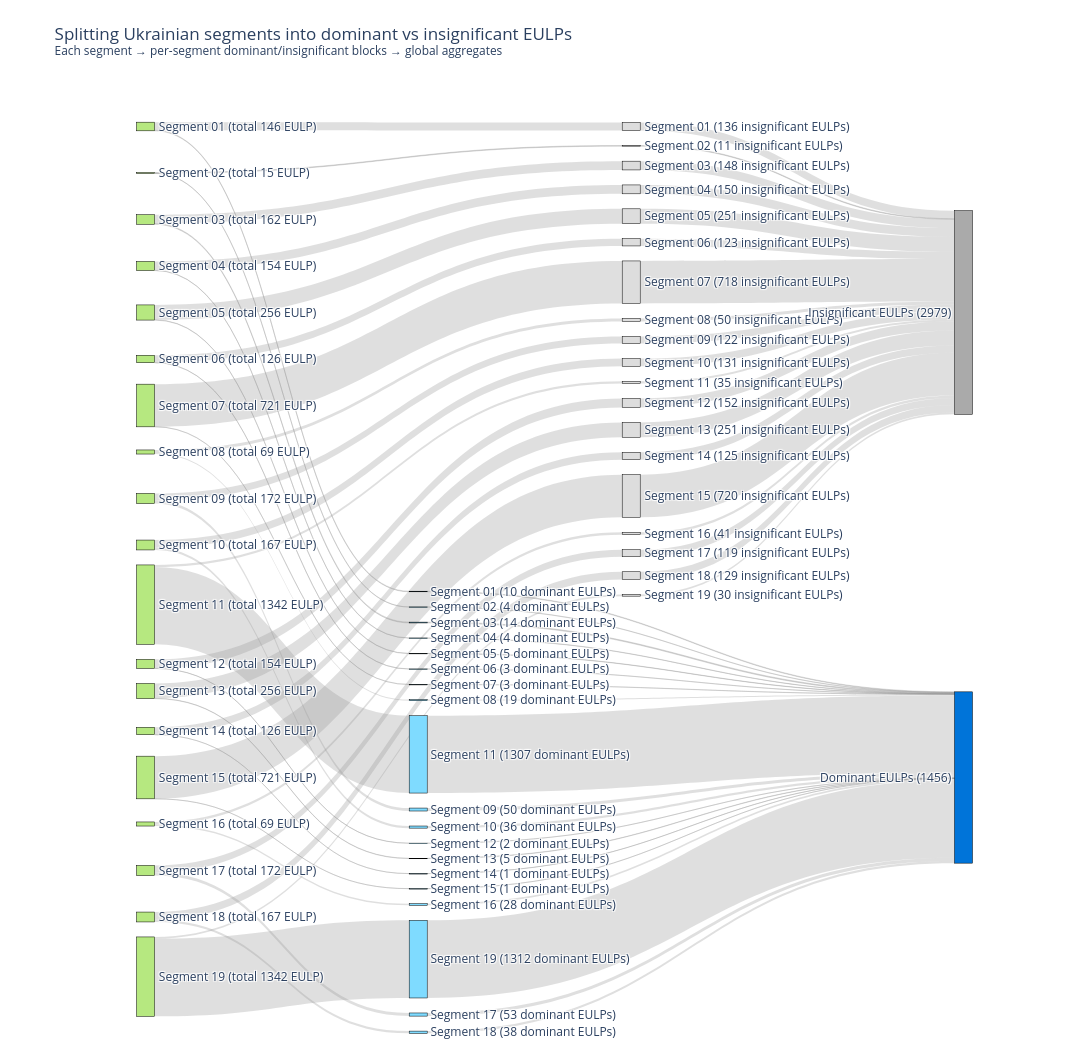

Notebook code cell kept with this figure:
### Code cell
import plotly.graph_objects as go

# -------------------------------------------
# 1. Ukrainian segments and EULP statistics
# -------------------------------------------

ua_segment_labels = [
    "Segment 01",
    "Segment 02",
    "Segment 03",
    "Segment 04",
    "Segment 05",
    "Segment 06",
    "Segment 07",
    "Segment 08",
    "Segment 09",
    "Segment 10",
    "Segment 11",
    "Segment 12",
    "Segment 13",
    "Segment 14",
    "Segment 15",
    "Segment 16",
    "Segment 17",
    "Segment 18",
    "Segment 19",
]

# Left column: total EULP per segment
total_eulp_counts = [
    146, 15, 162, 154, 256,
    126, 721, 69, 172, 167,
    1342, 154, 256, 126, 721,
    69, 172, 167, 1342
]

# Middle top column: insignificant EULPs
zero_eulp_counts = [
    136, 11, 148, 150, 251,
    123, 718, 50, 122, 131,
    35, 152, 251, 125, 720,
    41, 119, 129, 30
]

# Middle bottom column: dominant EULPs
nonzero_eulp_counts = [
    10, 4, 14, 4, 5,
    3, 3, 19, 50, 36,
    1307, 2, 5, 1, 1,
    28, 53, 38, 1312
]

assert len(ua_segment_labels) == 19
assert len(total_eulp_counts) == 19
assert len(zero_eulp_counts) == 19
assert len(nonzero_eulp_counts) == 19

# Optional consistency check
for seg, total, z, nz in zip(ua_segment_labels, total_eulp_counts, zero_eulp_counts, nonzero_eulp_counts):
    assert total == z + nz, f"{seg}: total != insignificant + dominant"

# Real sums used by Sankey flow thickness
real_total_zero = sum(zero_eulp_counts)        # 3442
real_total_nonzero = sum(nonzero_eulp_counts)  # 2895
real_total_all = sum(total_eulp_counts)        # 6337

# Displayed totals on the right (hardcoded text only)
display_total_zero = 2979
display_total_nonzero = 1456

# ---------------------------
# 2. Nodes
# ---------------------------

n_segments = len(ua_segment_labels)

# 0..18 – left segment nodes
segment_node_labels = [
    f"{lbl}\n(total {cnt} EULP)"
    for lbl, cnt in zip(ua_segment_labels, total_eulp_counts)
]

# 19..37 – middle bottom dominant nodes
segment_nonzero_labels = [
    f"{lbl}\n({cnt} dominant EULPs)"
    for lbl, cnt in zip(ua_segment_labels, nonzero_eulp_counts)
]

# 38..56 – middle top insignificant nodes
segment_zero_labels = [
    f"{lbl}\n({cnt} insignificant EULPs)"
    for lbl, cnt in zip(ua_segment_labels, zero_eulp_counts)
]

# 57..58 – right aggregate nodes
# Labels are hardcoded as requested
aggregate_labels = [
    f"Dominant EULPs\n({display_total_nonzero})",      # 57 – bottom
    f"Insignificant EULPs\n({display_total_zero})",    # 58 – top
]

node_labels = (
    segment_node_labels +
    segment_nonzero_labels +
    segment_zero_labels +
    aggregate_labels
)

node_customdata = []

# Left nodes
for lbl, total, nz, z in zip(
    ua_segment_labels, total_eulp_counts,
    nonzero_eulp_counts, zero_eulp_counts
):
    node_customdata.append(
        f"{lbl}\n"
        f"Total EULP: {total:,d}\n"
        f"Dominant EULPs: {nz:,d}\n"
        f"Insignificant EULPs: {z:,d}"
    )

# Middle dominant nodes
for lbl, nz in zip(ua_segment_labels, nonzero_eulp_counts):
    node_customdata.append(
        f"{lbl} – dominant EULPs\n"
        f"Count: {nz:,d}"
    )

# Middle insignificant nodes
for lbl, z in zip(ua_segment_labels, zero_eulp_counts):
    node_customdata.append(
        f"{lbl} – insignificant EULPs\n"
        f"Count: {z:,d}"
    )

# Right aggregate nodes
# Hover text also hardcoded as requested
node_customdata.append(
    "Dominant EULPs across all segments\n"
    f"Reported total: {display_total_nonzero}"
)
node_customdata.append(
    "Insignificant EULPs across all segments\n"
    f"Reported total: {display_total_zero}"
)

# Colors
node_colors = (
    ["#B6E880"] * n_segments +   # left segments
    ["#7FDBFF"] * n_segments +   # middle dominant
    ["#DDDDDD"] * n_segments +   # middle insignificant
    ["#0074D9", "#AAAAAA"]       # right aggregates
)

# ---------------------------
# 3. Node positions (x, y)
# ---------------------------

segment_x = 0.03
nonzero_x = 0.35   # dominant bottom
zero_x    = 0.60   # insignificant top
agg_x     = 0.99

# Left column
step_left = 1.0 / (n_segments + 1)
segment_y_left = [(i + 1) * step_left for i in range(n_segments)]

# Top middle group: insignificant
zero_start, zero_end = 0.05, 0.40
zero_step = (zero_end - zero_start) / (n_segments - 1)
zero_y_mid = [zero_start + i * zero_step for i in range(n_segments)]

# Bottom middle group: dominant
nz_start, nz_end = 0.55, 0.85
nz_step = (nz_end - nz_start) / (n_segments - 1)
nonzero_y_mid = [nz_start + i * nz_step for i in range(n_segments)]

node_x = []
node_y = []

# Left nodes
for y in segment_y_left:
    node_x.append(segment_x)
    node_y.append(y)

# Middle dominant nodes
for y in nonzero_y_mid:
    node_x.append(nonzero_x)
    node_y.append(y)

# Middle insignificant nodes
for y in zero_y_mid:
    node_x.append(zero_x)
    node_y.append(y)

# Right aggregate nodes
node_x += [agg_x, agg_x]
node_y += [0.75, 0.25]  # dominant bottom, insignificant top

# ---------------------------
# 4. Links
# ---------------------------

link_sources = []
link_targets = []
link_values  = []
link_custom  = []

nonzero_agg_idx = 3 * n_segments      # 57
zero_agg_idx    = 3 * n_segments + 1  # 58

for i, (lbl, nz, z) in enumerate(
    zip(ua_segment_labels, nonzero_eulp_counts, zero_eulp_counts)
):
    seg_idx = i
    nz_idx  = n_segments + i          # 19..37
    z_idx   = 2 * n_segments + i      # 38..56

    # Segment -> dominant
    link_sources.append(seg_idx)
    link_targets.append(nz_idx)
    link_values.append(nz)
    link_custom.append(f"{lbl}: {nz:,d} dominant EULPs")

    # Segment -> insignificant
    link_sources.append(seg_idx)
    link_targets.append(z_idx)
    link_values.append(z)
    link_custom.append(f"{lbl}: {z:,d} insignificant EULPs")

    # Dominant -> aggregate dominant
    link_sources.append(nz_idx)
    link_targets.append(nonzero_agg_idx)
    link_values.append(nz)
    link_custom.append(f"{lbl} dominant EULPs flowing to aggregate node")

    # Insignificant -> aggregate insignificant
    link_sources.append(z_idx)
    link_targets.append(zero_agg_idx)
    link_values.append(z)
    link_custom.append(f"{lbl} insignificant EULPs flowing to aggregate node")

link_colors = ["rgba(150,150,150,0.30)"] * len(link_values)

# ---------------------------
# 5. Build Sankey
# ---------------------------

fig = go.Figure(
    data=[
        go.Sankey(
            arrangement="snap",
            node=dict(
                pad=15,
                thickness=18,
                line=dict(color="black", width=0.5),
                label=node_labels,
                color=node_colors,
                customdata=node_customdata,
                hovertemplate="%{customdata}<extra></extra>",
                x=node_x,
                y=node_y,
            ),
            link=dict(
                source=link_sources,
                target=link_targets,
                value=link_values,
                color=link_colors,
                customdata=link_custom,
                hovertemplate="%{customdata}<br>EULP count: %{value:,.0f}<extra></extra>",
            ),
        )
    ]
)

fig.update_layout(
    title_text=(
        "Splitting Ukrainian segments into dominant vs insignificant EULPs<br>"
        "<sup>Each segment → per-segment dominant/insignificant blocks → global aggregates</sup>"
    ),
    font=dict(size=12),
    width=1150,
    height=1050,
    margin=dict(l=120, r=120, t=80, b=40),
)

fig.show()

### Figure 1 — Plotly figure (JSON) as saved in the notebook; plotly's stock layout.template omitted (floating-point values rounded to 4 significant figures)
{"data": [{"arrangement": "snap", "link": {"color": ["rgba(150,150,150,0.30)", "rgba(150,150,150,0.30)", "rgba(150,150,150,0.30)", "rgba(150,150,150,0.30)", "rgba(150,150,150,0.30)", "rgba(150,150,150,0.30)", "rgba(150,150,150,0.30)", "rgba(150,150,150,0.30)", "rgba(150,150,150,0.30)", "rgba(150,150,150,0.30)", "rgba(150,150,150,0.30)", "rgba(150,150,150,0.30)", "rgba(150,150,150,0.30)", "rgba(150,150,150,0.30)", "rgba(150,150,150,0.30)", "rgba(150,150,150,0.30)", "rgba(150,150,150,0.30)", "rgba(150,150,150,0.30)", "rgba(150,150,150,0.30)", "rgba(150,150,150,0.30)", "rgba(150,150,150,0.30)", "rgba(150,150,150,0.30)", "rgba(150,150,150,0.30)", "rgba(150,150,150,0.30)", "rgba(150,150,150,0.30)", "rgba(150,150,150,0.30)", "rgba(150,150,150,0.30)", "rgba(150,150,150,0.30)", "rgba(150,150,150,0.30)", "rgba(150,150,150,0.30)", "rgba(150,150,150,0.30)", "rgba(150,150,150,0.30)", "rgba(150,150,150,0.30)", "rgba(150,150,150,0.30)", "rgba(150,150,150,0.30)", "rgba(150,150,150,0.30)", "rgba(150,150,150,0.30)", "rgba(150,150,150,0.30)", "rgba(150,150,150,0.30)", "rgba(150,150,150,0.30)", "rgba(150,150,150,0.30)", "rgba(150,150,150,0.30)", "rgba(150,150,150,0.30)", "rgba(150,150,150,0.30)", "rgba(150,150,150,0.30)", "rgba(150,150,150,0.30)", "rgba(150,150,150,0.30)", "rgba(150,150,150,0.30)", "rgba(150,150,150,0.30)", "rgba(150,150,150,0.30)", "rgba(150,150,150,0.30)", "rgba(150,150,150,0.30)", "rgba(150,150,150,0.30)", "rgba(150,150,150,0.30)", "rgba(150,150,150,0.30)", "rgba(150,150,150,0.30)", "rgba(150,150,150,0.30)", "rgba(150,150,150,0.30)", "rgba(150,150,150,0.30)", "rgba(150,150,150,0.30)", "rgba(150,150,150,0.30)", "rgba(150,150,150,0.30)", "rgba(150,150,150,0.30)", "rgba(150,150,150,0.30)", "rgba(150,150,150,0.30)", "rgba(150,150,150,0.30)", "rgba(150,150,150,0.30)", "rgba(150,150,150,0.30)", "rgba(150,150,150,0.30)", "rgba(150,150,150,0.30)", "rgba(150,150,150,0.30)", "rgba(150,150,150,0.30)", "rgba(150,150,150,0.30)", "rgba(150,150,150,0.30)", "rgba(150,150,150,0.30)", "rgba(150,150,150,0.30)"], "customdata": ["Segment 01: 10 dominant EULPs", "Segment 01: 136 insignificant EULPs", "Segment 01 dominant EULPs flowing to aggregate node", "Segment 01 insignificant EULPs flowing to aggregate node", "Segment 02: 4 dominant EULPs", "Segment 02: 11 insignificant EULPs", "Segment 02 dominant EULPs flowing to aggregate node", "Segment 02 insignificant EULPs flowing to aggregate node", "Segment 03: 14 dominant EULPs", "Segment 03: 148 insignificant EULPs", "Segment 03 dominant EULPs flowing to aggregate node", "Segment 03 insignificant EULPs flowing to aggregate node", "Segment 04: 4 dominant EULPs", "Segment 04: 150 insignificant EULPs", "Segment 04 dominant EULPs flowing to aggregate node", "Segment 04 insignificant EULPs flowing to aggregate node", "Segment 05: 5 dominant EULPs", "Segment 05: 251 insignificant EULPs", "Segment 05 dominant EULPs flowing to aggregate node", "Segment 05 insignificant EULPs flowing to aggregate node", "Segment 06: 3 dominant EULPs", "Segment 06: 123 insignificant EULPs", "Segment 06 dominant EULPs flowing to aggregate node", "Segment 06 insignificant EULPs flowing to aggregate node", "Segment 07: 3 dominant EULPs", "Segment 07: 718 insignificant EULPs", "Segment 07 dominant EULPs flowing to aggregate node", "Segment 07 insignificant EULPs flowing to aggregate node", "Segment 08: 19 dominant EULPs", "Segment 08: 50 insignificant EULPs", "Segment 08 dominant EULPs flowing to aggregate node", "Segment 08 insignificant EULPs flowing to aggregate node", "Segment 09: 50 dominant EULPs", "Segment 09: 122 insignificant EULPs", "Segment 09 dominant EULPs flowing to aggregate node", "Segment 09 insignificant EULPs flowing to aggregate node", "Segment 10: 36 dominant EULPs", "Segment 10: 131 insignificant EULPs", "Segment 10 dominant EULPs flowing to aggregate node", "Segment 10 insignificant EULPs flowing to aggregate node", "Segment 11: 1,307 dominant EULPs", "Segment 11: 35 insignificant EULPs", "Segment 11 dominant EULPs flowing to aggregate node", "Segment 11 insignificant EULPs flowing to aggregate node", "Segment 12: 2 dominant EULPs", "Segment 12: 152 insignificant EULPs", "Segment 12 dominant EULPs flowing to aggregate node", "Segment 12 insignificant EULPs flowing to aggregate node", "Segment 13: 5 dominant EULPs", "Segment 13: 251 insignificant EULPs", "Segment 13 dominant EULPs flowing to aggregate node", "Segment 13 insignificant EULPs flowing to aggregate node", "Segment 14: 1 dominant EULPs", "Segment 14: 125 insignificant EULPs", "Segment 14 dominant EULPs flowing to aggregate node", "Segment 14 insignificant EULPs flowing to aggregate node", "Segment 15: 1 dominant EULPs", "Segment 15: 720 insignificant EULPs", "Segment 15 dominant EULPs flowing to aggregate node", "Segment 15 insignificant EULPs flowing to aggregate node", "Segment 16: 28 dominant EULPs", "Segment 16: 41 insignificant EULPs", "Segment 16 dominant EULPs flowing to aggregate node", "Segment 16 insignificant EULPs flowing to aggregate node", "Segment 17: 53 dominant EULPs", "Segment 17: 119 insignificant EULPs", "Segment 17 dominant EULPs flowing to aggregate node", "Segment 17 insignificant EULPs flowing to aggregate node", "Segment 18: 38 dominant EULPs", "Segment 18: 129 insignificant EULPs", "Segment 18 dominant EULPs flowing to aggregate node", "Segment 18 insignificant EULPs flowing to aggregate node", "Segment 19: 1,312 dominant EULPs", "Segment 19: 30 insignificant EULPs", "Segment 19 dominant EULPs flowing to aggregate node", "Segment 19 insignificant EULPs flowing to aggregate node"], "hovertemplate": "%{customdata}<br>EULP count: %{value:,.0f}<extra></extra>", "source": [0, 0, 19, 38, 1, 1, 20, 39, 2, 2, 21, 40, 3, 3, 22, 41, 4, 4, 23, 42, 5, 5, 24, 43, 6, 6, 25, 44, 7, 7, 26, 45, 8, 8, 27, 46, 9, 9, 28, 47, 10, 10, 29, 48, 11, 11, 30, 49, 12, 12, 31, 50, 13, 13, 32, 51, 14, 14, 33, 52, 15, 15, 34, 53, 16, 16, 35, 54, 17, 17, 36, 55, 18, 18, 37, 56], "target": [19, 38, 57, 58, 20, 39, 57, 58, 21, 40, 57, 58, 22, 41, 57, 58, 23, 42, 57, 58, 24, 43, 57, 58, 25, 44, 57, 58, 26, 45, 57, 58, 27, 46, 57, 58, 28, 47, 57, 58, 29, 48, 57, 58, 30, 49, 57, 58, 31, 50, 57, 58, 32, 51, 57, 58, 33, 52, 57, 58, 34, 53, 57, 58, 35, 54, 57, 58, 36, 55, 57, 58, 37, 56, 57, 58], "value": [10, 136, 10, 136, 4, 11, 4, 11, 14, 148, 14, 148, 4, 150, 4, 150, 5, 251, 5, 251, 3, 123, 3, 123, 3, 718, 3, 718, 19, 50, 19, 50, 50, 122, 50, 122, 36, 131, 36, 131, 1307, 35, 1307, 35, 2, 152, 2, 152, 5, 251, 5, 251, 1, 125, 1, 125, 1, 720, 1, 720, 28, 41, 28, 41, 53, 119, 53, 119, 38, 129, 38, 129, 1312, 30, 1312, 30]}, "node": {"color": ["#B6E880", "#B6E880", "#B6E880", "#B6E880", "#B6E880", "#B6E880", "#B6E880", "#B6E880", "#B6E880", "#B6E880", "#B6E880", "#B6E880", "#B6E880", "#B6E880", "#B6E880", "#B6E880", "#B6E880", "#B6E880", "#B6E880", "#7FDBFF", "#7FDBFF", "#7FDBFF", "#7FDBFF", "#7FDBFF", "#7FDBFF", "#7FDBFF", "#7FDBFF", "#7FDBFF", "#7FDBFF", "#7FDBFF", "#7FDBFF", "#7FDBFF", "#7FDBFF", "#7FDBFF", "#7FDBFF", "#7FDBFF", "#7FDBFF", "#7FDBFF", "#DDDDDD", "#DDDDDD", "#DDDDDD", "#DDDDDD", "#DDDDDD", "#DDDDDD", "#DDDDDD", "#DDDDDD", "#DDDDDD", "#DDDDDD", "#DDDDDD", "#DDDDDD", "#DDDDDD", "#DDDDDD", "#DDDDDD", "#DDDDDD", "#DDDDDD", "#DDDDDD", "#DDDDDD", "#0074D9", "#AAAAAA"], "customdata": ["Segment 01\nTotal EULP: 146\nDominant EULPs: 10\nInsignificant EULPs: 136", "Segment 02\nTotal EULP: 15\nDominant EULPs: 4\nInsignificant EULPs: 11", "Segment 03\nTotal EULP: 162\nDominant EULPs: 14\nInsignificant EULPs: 148", "Segment 04\nTotal EULP: 154\nDominant EULPs: 4\nInsignificant EULPs: 150", "Segment 05\nTotal EULP: 256\nDominant EULPs: 5\nInsignificant EULPs: 251", "Segment 06\nTotal EULP: 126\nDominant EULPs: 3\nInsignificant EULPs: 123", "Segment 07\nTotal EULP: 721\nDominant EULPs: 3\nInsignificant EULPs: 718", "Segment 08\nTotal EULP: 69\nDominant EULPs: 19\nInsignificant EULPs: 50", "Segment 09\nTotal EULP: 172\nDominant EULPs: 50\nInsignificant EULPs: 122", "Segment 10\nTotal EULP: 167\nDominant EULPs: 36\nInsignificant EULPs: 131", "Segment 11\nTotal EULP: 1,342\nDominant EULPs: 1,307\nInsignificant EULPs: 35", "Segment 12\nTotal EULP: 154\nDominant EULPs: 2\nInsignificant EULPs: 152", "Segment 13\nTotal EULP: 256\nDominant EULPs: 5\nInsignificant EULPs: 251", "Segment 14\nTotal EULP: 126\nDominant EULPs: 1\nInsignificant EULPs: 125", "Segment 15\nTotal EULP: 721\nDominant EULPs: 1\nInsignificant EULPs: 720", "Segment 16\nTotal EULP: 69\nDominant EULPs: 28\nInsignificant EULPs: 41", "Segment 17\nTotal EULP: 172\nDominant EULPs: 53\nInsignificant EULPs: 119", "Segment 18\nTotal EULP: 167\nDominant EULPs: 38\nInsignificant EULPs: 129", "Segment 19\nTotal EULP: 1,342\nDominant EULPs: 1,312\nInsignificant EULPs: 30", "Segment 01 – dominant EULPs\nCount: 10", "Segment 02 – dominant EULPs\nCount: 4", "Segment 03 – dominant EULPs\nCount: 14", "Segment 04 – dominant EULPs\nCount: 4", "Segment 05 – dominant EULPs\nCount: 5", "Segment 06 – dominant EULPs\nCount: 3", "Segment 07 – dominant EULPs\nCount: 3", "Segment 08 – dominant EULPs\nCount: 19", "Segment 09 – dominant EULPs\nCount: 50", "Segment 10 – dominant EULPs\nCount: 36", "Segment 11 – dominant EULPs\nCount: 1,307", "Segment 12 – dominant EULPs\nCount: 2", "Segment 13 – dominant EULPs\nCount: 5", "Segment 14 – dominant EULPs\nCount: 1", "Segment 15 – dominant EULPs\nCount: 1", "Segment 16 – dominant EULPs\nCount: 28", "Segment 17 – dominant EULPs\nCount: 53", "Segment 18 – dominant EULPs\nCount: 38", "Segment 19 – dominant EULPs\nCount: 1,312", "Segment 01 – insignificant EULPs\nCount: 136", "Segment 02 – insignificant EULPs\nCount: 11", "Segment 03 – insignificant EULPs\nCount: 148", "Segment 04 – insignificant EULPs\nCount: 150", "Segment 05 – insignificant EULPs\nCount: 251", "Segment 06 – insignificant EULPs\nCount: 123", "Segment 07 – insignificant EULPs\nCount: 718", "Segment 08 – insignificant EULPs\nCount: 50", "Segment 09 – insignificant EULPs\nCount: 122", "Segment 10 – insignificant EULPs\nCount: 131", "Segment 11 – insignificant EULPs\nCount: 35", "Segment 12 – insignificant EULPs\nCount: 152", "Segment 13 – insignificant EULPs\nCount: 251", "Segment 14 – insignificant EULPs\nCount: 125", "Segment 15 – insignificant EULPs\nCount: 720", "Segment 16 – insignificant EULPs\nCount: 41", "Segment 17 – insignificant EULPs\nCount: 119", "Segment 18 – insignificant EULPs\nCount: 129", "Segment 19 – insignificant EULPs\nCount: 30", "Dominant EULPs across all segments\nReported total: 1456", "Insignificant EULPs across all segments\nReported total: 2979"], "hovertemplate": "%{customdata}<extra></extra>", "label": ["Segment 01\n(total 146 EULP)", "Segment 02\n(total 15 EULP)", "Segment 03\n(total 162 EULP)", "Segment 04\n(total 154 EULP)", "Segment 05\n(total 256 EULP)", "Segment 06\n(total 126 EULP)", "Segment 07\n(total 721 EULP)", "Segment 08\n(total 69 EULP)", "Segment 09\n(total 172 EULP)", "Segment 10\n(total 167 EULP)", "Segment 11\n(total 1342 EULP)", "Segment 12\n(total 154 EULP)", "Segment 13\n(total 256 EULP)", "Segment 14\n(total 126 EULP)", "Segment 15\n(total 721 EULP)", "Segment 16\n(total 69 EULP)", "Segment 17\n(total 172 EULP)", "Segment 18\n(total 167 EULP)", "Segment 19\n(total 1342 EULP)", "Segment 01\n(10 dominant EULPs)", "Segment 02\n(4 dominant EULPs)", "Segment 03\n(14 dominant EULPs)", "Segment 04\n(4 dominant EULPs)", "Segment 05\n(5 dominant EULPs)", "Segment 06\n(3 dominant EULPs)", "Segment 07\n(3 dominant EULPs)", "Segment 08\n(19 dominant EULPs)", "Segment 09\n(50 dominant EULPs)", "Segment 10\n(36 dominant EULPs)", "Segment 11\n(1307 dominant EULPs)", "Segment 12\n(2 dominant EULPs)", "Segment 13\n(5 dominant EULPs)", "Segment 14\n(1 dominant EULPs)", "Segment 15\n(1 dominant EULPs)", "Segment 16\n(28 dominant EULPs)", "Segment 17\n(53 dominant EULPs)", "Segment 18\n(38 dominant EULPs)", "Segment 19\n(1312 dominant EULPs)", "Segment 01\n(136 insignificant EULPs)", "Segment 02\n(11 insignificant EULPs)", "Segment 03\n(148 insignificant EULPs)", "Segment 04\n(150 insignificant EULPs)", "Segment 05\n(251 insignificant EULPs)", "Segment 06\n(123 insignificant EULPs)", "Segment 07\n(718 insignificant EULPs)", "Segment 08\n(50 insignificant EULPs)", "Segment 09\n(122 insignificant EULPs)", "Segment 10\n(131 insignificant EULPs)", "Segment 11\n(35 insignificant EULPs)", "Segment 12\n(152 insignificant EULPs)", "Segment 13\n(251 insignificant EULPs)", "Segment 14\n(125 insignificant EULPs)", "Segment 15\n(720 insignificant EULPs)", "Segment 16\n(41 insignificant EULPs)", "Segment 17\n(119 insignificant EULPs)", "Segment 18\n(129 insignificant EULPs)", "Segment 19\n(30 insignificant EULPs)", "Dominant EULPs\n(1456)", "Insignificant EULPs\n(2979)"], "line": {"color": "black", "width": 0.5}, "pad": 15, "thickness": 18, "x": [0.03, 0.03, 0.03, 0.03, 0.03, 0.03, 0.03, 0.03, 0.03, 0.03, 0.03, 0.03, 0.03, 0.03, 0.03, 0.03, 0.03, 0.03, 0.03, 0.35, 0.35, 0.35, 0.35, 0.35, 0.35, 0.35, 0.35, 0.35, 0.35, 0.35, 0.35, 0.35, 0.35, 0.35, 0.35, 0.35, 0.35, 0.35, 0.6, 0.6, 0.6, 0.6, 0.6, 0.6, 0.6, 0.6, 0.6, 0.6, 0.6, 0.6, 0.6, 0.6, 0.6, 0.6, 0.6, 0.6, 0.6, 0.99, 0.99], "y": [0.05, 0.1, 0.15, 0.2, 0.25, 0.3, 0.35, 0.4, 0.45, 0.5, 0.55, 0.6, 0.65, 0.7, 0.75, 0.8, 0.85, 0.9, 0.95, 0.55, 0.5667, 0.5833, 0.6, 0.6167, 0.6333, 0.65, 0.6667, 0.6833, 0.7, 0.7167, 0.7333, 0.75, 0.7667, 0.7833, 0.8, 0.8167, 0.8333, 0.85, 0.05, 0.06944, 0.08889, 0.1083, 0.1278, 0.1472, 0.1667, 0.1861, 0.2056, 0.225, 0.2444, 0.2639, 0.2833, 0.3028, 0.3222, 0.3417, 0.3611, 0.3806, 0.4, 0.75, 0.25]}, "type": "sankey"}], "layout": {"font": {"size": 12}, "height": 1050, "margin": {"b": 40, "l": 120, "r": 120, "t": 80}, "title": {"text": "Splitting Ukrainian segments into dominant vs insignificant EULPs<br><sup>Each segment → per-segment dominant/insignificant blocks → global aggregates</sup>"}, "width": 1150}}
